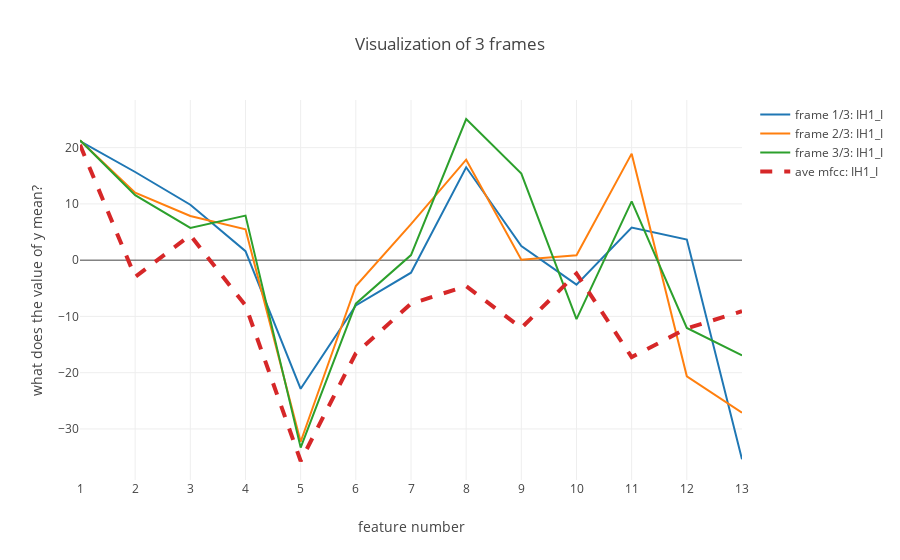

Notebook code cell kept with this figure:
### Markdown cell above
### `ex_4`: "MIDDLE"

### Code cell
py.iplot(
    fv.plot_frames(
        frames=feats_in[SAMPLE][ex_4["start"]:ex_4["stop"]],
        phones=ali_in[SAMPLE][ex_4["start"]:ex_4["stop"]],
        average_mfccs_dict=ave_dict
    )
)

### Figure 1 — Plotly figure (JSON) as saved in the notebook; plotly's stock layout.template omitted (floating-point values rounded to 4 significant figures)
{"data": [{"mode": "lines", "name": "frame 1/3: IH1_I", "type": "scatter", "x": [1, 2, 3, 4, 5, 6, 7, 8, 9, 10, 11, 12, 13], "y": [21.16, 15.67, 9.848, 1.601, -22.86, -8.042, -2.223, 16.5, 2.49, -4.342, 5.796, 3.667, -35.39]}, {"mode": "lines", "name": "frame 2/3: IH1_I", "type": "scatter", "x": [1, 2, 3, 4, 5, 6, 7, 8, 9, 10, 11, 12, 13], "y": [21.28, 11.98, 7.862, 5.476, -32.27, -4.592, 6.402, 17.86, 0.06476, 0.8578, 18.93, -20.64, -27.12]}, {"mode": "lines", "name": "frame 3/3: IH1_I", "type": "scatter", "x": [1, 2, 3, 4, 5, 6, 7, 8, 9, 10, 11, 12, 13], "y": [21.3, 11.55, 5.739, 7.923, -33.32, -7.728, 0.8997, 25.09, 15.39, -10.49, 10.45, -12.05, -16.93]}, {"line": {"dash": "dash", "width": 4}, "mode": "lines", "name": "ave mfcc: IH1_I", "type": "scatter", "x": [1, 2, 3, 4, 5, 6, 7, 8, 9, 10, 11, 12, 13], "y": [20.5, -2.97, 4.423, -8.055, -35.69, -16.54, -7.744, -4.61, -12.05, -2.386, -17.22, -12.13, -9.065]}], "layout": {"title": "Visualization of 3 frames", "xaxis": {"dtick": true, "title": "feature number"}, "yaxis": {"title": "what does the value of y mean?"}}}
